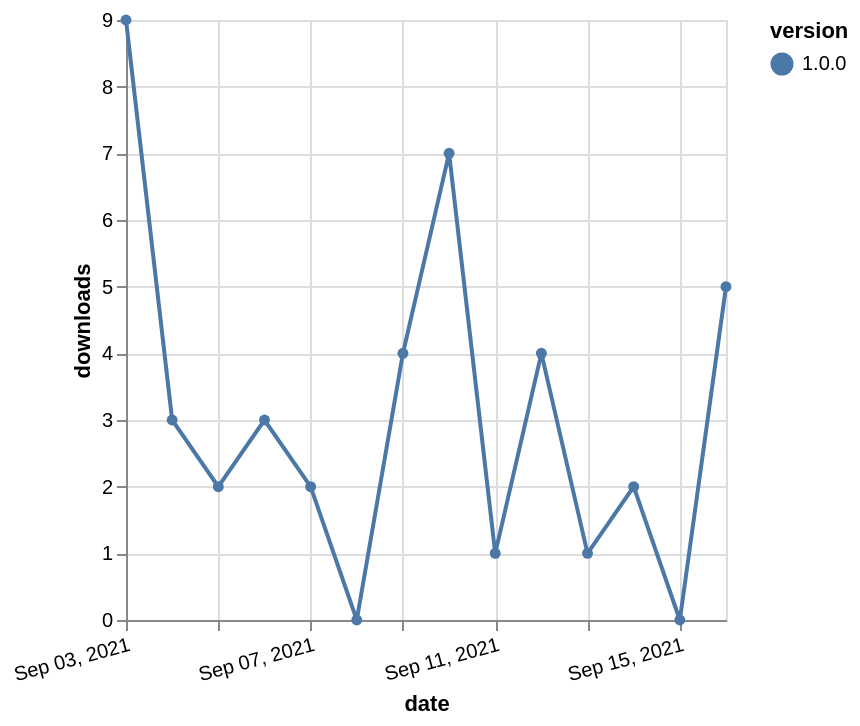

Express this chart as Vega-Lite.
### Vega-Lite specification from a JSON file in a GitHub repository (floating-point values rounded to 4 significant figures)
{"$schema": "https://vega.github.io/schema/vega-lite/v5.json", "description": "A simple bar chart with embedded data.", "data": {"values": [{"date": "2021-09-03", "total": 227, "delta": 9, "version": "1.0.0"}, {"date": "2021-09-04", "total": 230, "delta": 3, "version": "1.0.0"}, {"date": "2021-09-05", "total": 232, "delta": 2, "version": "1.0.0"}, {"date": "2021-09-06", "total": 235, "delta": 3, "version": "1.0.0"}, {"date": "2021-09-07", "total": 237, "delta": 2, "version": "1.0.0"}, {"date": "2021-09-08", "total": 237, "delta": 0, "version": "1.0.0"}, {"date": "2021-09-09", "total": 241, "delta": 4, "version": "1.0.0"}, {"date": "2021-09-10", "total": 248, "delta": 7, "version": "1.0.0"}, {"date": "2021-09-11", "total": 249, "delta": 1, "version": "1.0.0"}, {"date": "2021-09-12", "total": 253, "delta": 4, "version": "1.0.0"}, {"date": "2021-09-13", "total": 254, "delta": 1, "version": "1.0.0"}, {"date": "2021-09-14", "total": 256, "delta": 2, "version": "1.0.0"}, {"date": "2021-09-15", "total": 256, "delta": 0, "version": "1.0.0"}, {"date": "2021-09-16", "total": 261, "delta": 5, "version": "1.0.0"}]}, "width": "container", "mark": {"type": "line", "point": {"filled": true}}, "encoding": {"x": {"field": "date", "type": "temporal", "timeUnit": "yearmonthdate", "title": "date", "axis": {"labelAngle": -15}}, "y": {"field": "delta", "type": "quantitative", "title": "downloads"}, "color": {"field": "version", "type": "nominal"}, "tooltip": {"field": "delta"}}}
